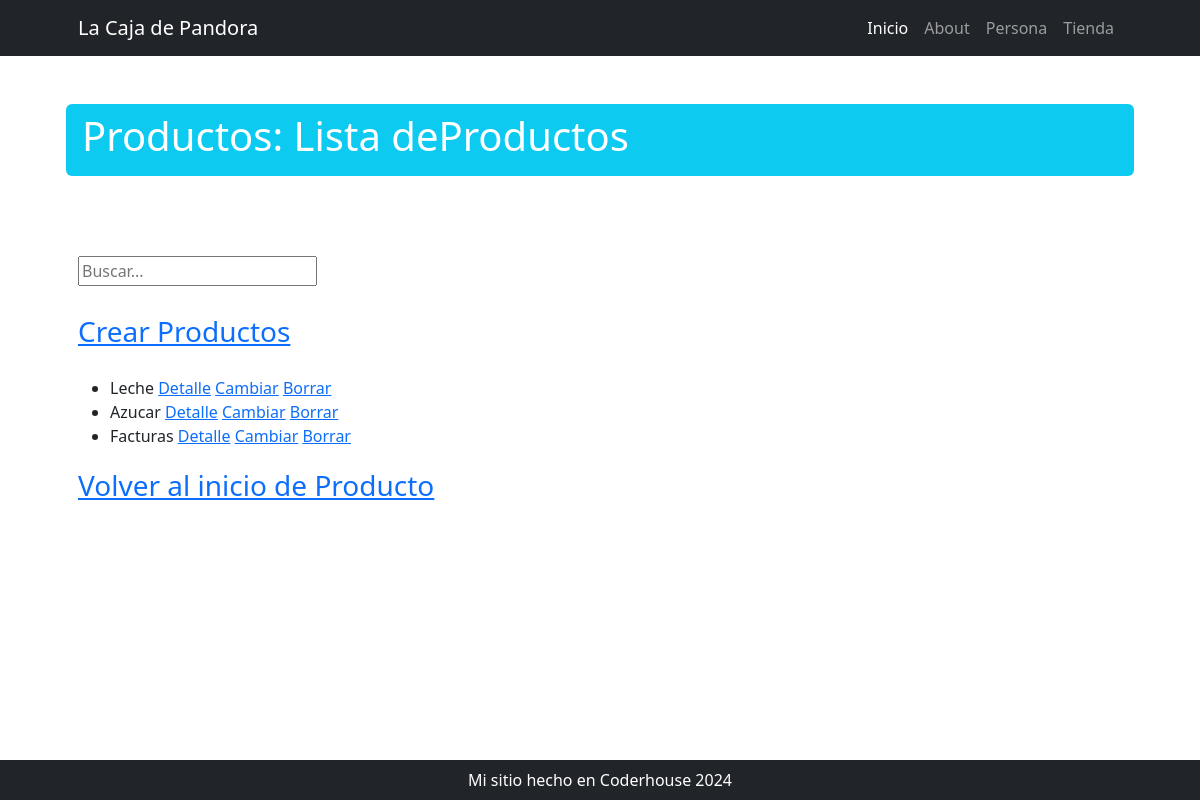
Screenshot of /tienda/producto/list/ with the database file from the repository.
### tienda/models.py (models this page shows, shortened)
class Producto(models.Model):
    codigo = models.IntegerField(primary_key=True)
    nombre = models.CharField(max_length=50)
    precio = models.IntegerField()
    categoria = models.ForeignKey(Categoria, on_delete=models.CASCADE)
    stock = models.IntegerField()

### tienda/views.py (the view)
# urls.py: path("producto/list/", views.producto_list, name="producto_list"),
def producto_list(request):
    consulta = request.GET.get("consulta", None)
    if consulta:
        print(consulta)
        query = models.Producto.objects.filter(nombre__icontains=consulta)
    else:
        query = models.Producto.objects.all()
    context = {"productos": query}
    return render(request, "tienda/producto_list.html", context)

### tienda/templates/tienda/producto_list.html
{% extends 'core/base.html' %} {% block titulo %} Productos: Lista deProductos
{% endblock titulo %} {% block contenido %}
<div class="py-lg-4">
  <form action="{% url 'tienda:home' %}" method="get">
    <input type="text" name="consulta" placeholder="Buscar..." />
  </form>
</div>
<div class="fs-3 pb-4">
    <a href="{% url 'tienda:producto_create' %}">Crear Productos</a>
</div>
<ul>
  {% for producto in productos %}
  <li>
    {{ producto.nombre }}
    <a href="{% url 'tienda:producto_detail' producto.codigo %}">Detalle</a>
    <a href="{% url 'tienda:producto_update' producto.codigo %}">Cambiar</a>
    <a href="{% url 'tienda:producto_delete' producto.codigo %}">Borrar</a>
  </li>
  {% endfor %}
</ul>
<div class="fs-3 pb-4">
  <a href="{% url 'tienda:home' %}">Volver al inicio de Producto</a>
</div>
{% endblock contenido %}

### rows the page displays
Producto: nombre "Leche"
Producto: nombre "Azucar"
Producto: nombre "Facturas"
